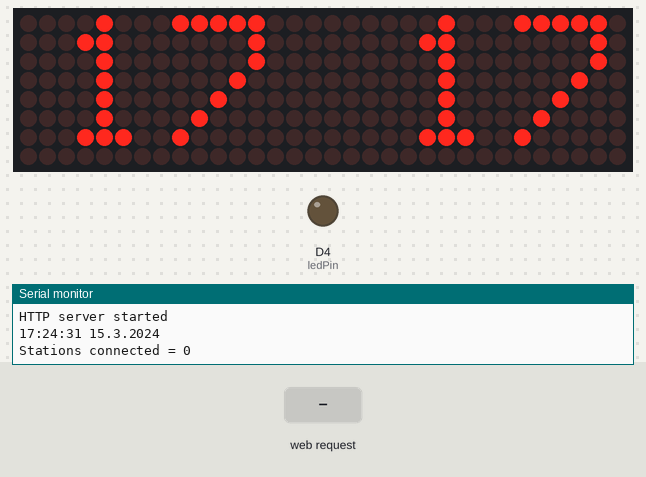
This sketch was run on a simulated ESP8266 (Wemos D1 mini). On the bench: 32×8 LED matrix, output pins drawn as LEDs (lit = HIGH), the last lines printed to the serial monitor. The inputs (shaded band) are chosen by the test bench. WiFi joins after 1.5 s; servers stay silent unless stated.

Above: at 2.54 s.
At 2.9 s:
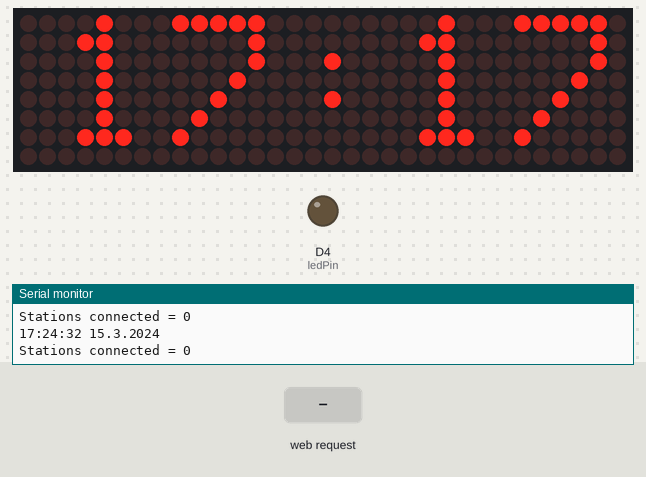
3.0 s: HTTP request GET / received
At 3.53 s:
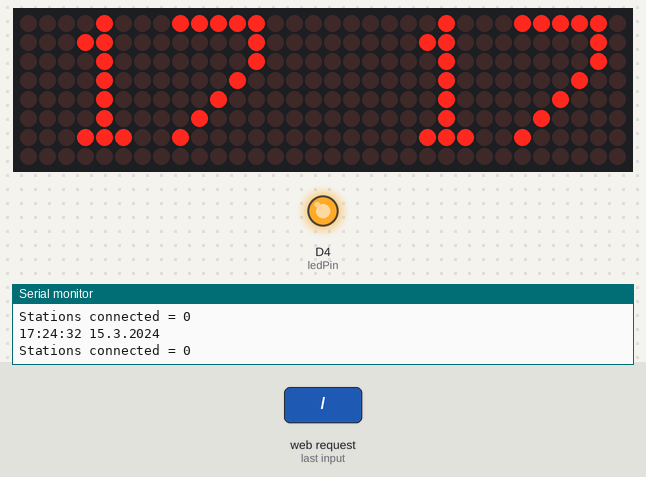
Timing chart, 0 to 6.0 s (numbered marks = the images above; inputs shaded):
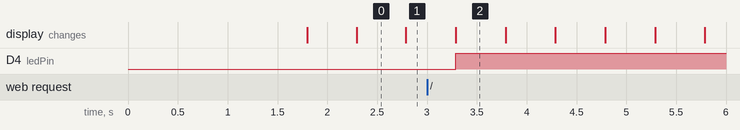

The sketch:

WEMOS-NTC-Dotmatrix003.ino
```cpp
/*
   Wemos TimeNTP_ESP8266WiFi.ino
   This sketch uses the ESP8266WiFi library
*/

#include <TimeLib.h>
#include <ESP8266WiFi.h>
#include <ESP8266WebServer.h>
#include <WiFiUdp.h>
#include <SPI.h>
#include <Adafruit_GFX.h>
#include <Max72xxPanel.h>

void webloop();

int pinCS = D6;
int numberOfHorizontalDisplays = 4;
int numberOfVerticalDisplays = 1;
char time_value[20];
char time_value1[20];

// LED Matrix Pin -> ESP8266 Pin
// Vcc -> 3v  (3V on NodeMCU 3V3 on WEMOS)
// Gnd -> Gnd (G on NodeMCU)
// DIN -> D7  (Same Pin for WEMOS)
// CS  -> D6  (Same Pin for WEMOS)
// CLK -> D5  (Same Pin for WEMOS)

Max72xxPanel matrix = Max72xxPanel(pinCS, numberOfHorizontalDisplays, numberOfVerticalDisplays);

int wait = 150; // In milliseconds

int spacer = 1;
int width = 5 + spacer; // The font width is 5 pixels

const char ssid[] = "GreatODev";  //  your network SSID (name)
const char pass[] = "1683vios";       // your network password

const char ssidAP[] = "ESP8266-NTP";  //  your network SSID (name)
const char passAP[] = "";       // your network password

// NTP Servers:
static const char ntpServerName[] = "th.pool.ntp.org";
//static const char ntpServerName[] = "time.nist.gov";
//static const char ntpServerName[] = "time-a.timefreq.bldrdoc.gov";
//static const char ntpServerName[] = "time-b.timefreq.bldrdoc.gov";
//static const char ntpServerName[] = "time-c.timefreq.bldrdoc.gov";

const int timeZone = 7;     // Thailand
//const int timeZone = -5;  // Eastern Standard Time (USA)
//const int timeZone = -4;  // Eastern Daylight Time (USA)
//const int timeZone = -8;  // Pacific Standard Time (USA)
//const int timeZone = -7;  // Pacific Daylight Time (USA)


WiFiUDP Udp;
unsigned int localPort = 8888;  // local port to listen for UDP packets

time_t getNtpTime();
void digitalClockDisplay();
void printDigits(int digits);
void sendNTPpacket(IPAddress &address);

//-----AP Mode-------------------------
IPAddress    apIP(42, 42, 42, 42);     // Defining a static IP address: local & gateway

// Define a web server at port 80 for HTTP
ESP8266WebServer server(80);
const int ledPin = D4; // an LED is connected to NodeMCU pin D4 (ESP8266 GPIO2) via a 1K Ohm resistor
const int ledPin1 = D1; // an LED is connected to NodeMCU pin D4 (ESP8266 GPIO2) via a 1K Ohm resistor

bool ledState = false;


void setup()
{
  Serial.begin(115200);
  while (!Serial) ; // Needed for Leonardo only
  delay(250);
  Serial.println("TimeNTP Example");
  Serial.print("Connecting to ");
  Serial.println(ssid);
  WiFi.begin(ssid, pass);

  while (WiFi.status() != WL_CONNECTED) {
    delay(500);
    Serial.print(".");
  }


  Serial.println("Starting UDP");
  Udp.begin(localPort);
  Serial.print("Local port: ");
  Serial.println(Udp.localPort());
  Serial.println("waiting for sync");
  setSyncProvider(getNtpTime);
  Serial.print("IP number assigned by DHCP is ");
  Serial.println(WiFi.localIP());
  setSyncInterval(500);


  matrix.setIntensity(0); // Use a value between 0 and 15 for brightness
  matrix.setRotation(0, 1); // The first display is position upside down
  matrix.setRotation(1, 1); // The first display is position upside down
  matrix.setRotation(2, 1); // The first display is position upside down
  matrix.setRotation(3, 1); // The first display is position upside down

  pinMode ( ledPin, OUTPUT );
  digitalWrite (ledPin, 0 );
  digitalWrite (ledPin1, 0 );

  Serial.println();
  Serial.println("Configuring access point...");

  //set-up the custom IP address
  WiFi.mode(WIFI_AP_STA);
  WiFi.softAPConfig(apIP, apIP, IPAddress(255, 255, 255, 0));   // subnet FF FF FF 00

  /* You can remove the password parameter if you want the AP to be open. */
  WiFi.softAP(ssidAP, passAP);

  IPAddress myIP = WiFi.softAPIP();
  Serial.print("AP IP address: ");
  Serial.println(myIP);

  server.on ( "/", handleRoot );
  server.on ( "/led=1", handleRoot);
  server.on ( "/led=0", handleRoot);
  server.on ( "/inline", []() {
    server.send ( 200, "text/plain", "this works as well" );
  } );
  server.onNotFound ( handleNotFound );

  server.begin();
  Serial.println("HTTP server started");

}

time_t prevDisplay = 0; // when the digital clock was displayed

void loop()
{

  if (timeStatus() != timeNotSet) {
    if (now() != prevDisplay) {                              //update the display only if time has changed
      prevDisplay = now();
      digitalClockDisplay();

      //char zero = '0';

      matrix.fillScreen(LOW);

      String tempHour;
      String tempMinute;
      if (hour() < 10) {
        tempHour = "0" + hour();
      } else {
        tempHour = hour();
      }

      if (minute() < 10) {tempMinute = "0" + hour();
      } else {
        tempMinute = hour();
      }
      tempHour.toCharArray(time_value, 10);
      tempMinute.toCharArray(time_value1, 10);

      matrix.drawChar(2, 0, time_value[0], HIGH, LOW, 1);    // H
      matrix.drawChar(8, 0, time_value[1], HIGH, LOW, 1);    // HH
      matrix.drawChar(14, 0, 58, HIGH, LOW, 1);
      matrix.drawChar(20, 0, time_value1[0], HIGH, LOW, 1); // HH:M
      matrix.drawChar(26, 0, time_value1[1], HIGH, LOW, 1); // HH:MM
      matrix.write();                                       // Send bitmap to display

      Serial.printf("Stations connected = %d\n", WiFi.softAPgetStationNum());

      delay(500);
      matrix.drawChar(14, 0, 0, HIGH, LOW, 1);
      matrix.write();

    }
  }
  server.handleClient();
}

void digitalClockDisplay()
{
  // digital clock display of the time
  Serial.print(hour());
  printDigits(minute());
  printDigits(second());
  Serial.print(" ");
  Serial.print(day());
  Serial.print(".");
  Serial.print(month());
  Serial.print(".");
  Serial.print(year());
  Serial.println();
}

void printDigits(int digits)
{
  // utility for digital clock display: prints preceding colon and leading 0
  Serial.print(":");
  if (digits < 10)
    Serial.print('0');
  Serial.print(digits);
}

/*-------- NTP code ----------*/

const int NTP_PACKET_SIZE = 48; // NTP time is in the first 48 bytes of message
byte packetBuffer[NTP_PACKET_SIZE]; //buffer to hold incoming & outgoing packets

time_t getNtpTime()
{
  IPAddress ntpServerIP; // NTP server's ip address

  while (Udp.parsePacket() > 0) ; // discard any previously received packets
  Serial.println("Transmit NTP Request");
  // get a random server from the pool
  WiFi.hostByName(ntpServerName, ntpServerIP);
  Serial.print(ntpServerName);
  Serial.print(": ");
  Serial.println(ntpServerIP);
  sendNTPpacket(ntpServerIP);
  uint32_t beginWait = millis();
  while (millis() - beginWait < 1500) {
    int size = Udp.parsePacket();
    if (size >= NTP_PACKET_SIZE) {
      Serial.println("Receive NTP Response");
      Udp.read(packetBuffer, NTP_PACKET_SIZE);  // read packet into the buffer
      unsigned long secsSince1900;
      // convert four bytes starting at location 40 to a long integer
      secsSince1900 =  (unsigned long)packetBuffer[40] << 24;
      secsSince1900 |= (unsigned long)packetBuffer[41] << 16;
      secsSince1900 |= (unsigned long)packetBuffer[42] << 8;
      secsSince1900 |= (unsigned long)packetBuffer[43];
      return secsSince1900 - 2208988800UL + timeZone * SECS_PER_HOUR;
    }
  }
  Serial.println("No NTP Response :-(");
  return 0; // return 0 if unable to get the time
}

// send an NTP request to the time server at the given address
void sendNTPpacket(IPAddress &address)
{
  // set all bytes in the buffer to 0
  memset(packetBuffer, 0, NTP_PACKET_SIZE);
  // Initialize values needed to form NTP request
  // (see URL above for details on the packets)
  packetBuffer[0] = 0b11100011;   // LI, Version, Mode
  packetBuffer[1] = 0;     // Stratum, or type of clock
  packetBuffer[2] = 6;     // Polling Interval
  packetBuffer[3] = 0xEC;  // Peer Clock Precision
  // 8 bytes of zero for Root Delay & Root Dispersion
  packetBuffer[12] = 49;
  packetBuffer[13] = 0x4E;
  packetBuffer[14] = 49;
  packetBuffer[15] = 52;
  // all NTP fields have been given values, now
  // you can send a packet requesting a timestamp:
  Udp.beginPacket(address, 123); //NTP requests are to port 123
  Udp.write(packetBuffer, NTP_PACKET_SIZE);
  Udp.endPacket();
}

//------------Server------------------

void handleRoot() {
  digitalWrite (LED_BUILTIN, 0); //turn the built in LED on pin DO of NodeMCU on
  digitalWrite (ledPin, server.arg("led").toInt());
  ledState = digitalRead(ledPin);

 /* Dynamically generate the LED toggle link, based on its current state (on or off)*/
  char ledText[80];

  if (ledState) {
    strcpy(ledText, "LED is on. <a href=\"/?led=0\">Turn it OFF!</a>");
  }

  else {
    strcpy(ledText, "LED is OFF. <a href=\"/?led=1\">Turn it ON!</a>");
  }

  ledState = digitalRead(ledPin);

  char html[1000];
  int sec = millis() / 1000;
  int min = sec / 60;
  int hr = min / 60;

  int brightness = analogRead(A0);
  brightness = (int)(brightness + 5) / 10; //converting the 0-1024 value to a (approximately) percentage value

// Build an HTML page to display on the web-server root address
  snprintf ( html, 1000,

"<html>\
  <head>\
    <meta http-equiv='refresh' content='10'/>\
    <title>ESP8266 WiFi Network</title>\
    <style>\
      body { background-color: #cccccc; font-family: Arial, Helvetica, Sans-Serif; font-size: 1.5em; Color: #000000; }\
      h1 { Color: #AA0000; }\
    </style>\
  </head>\
  <body>\
    <h1>ESP8266 Wi-Fi Access Point and Web Server Demo</h1>\
    <p>Uptime: %02d:%02d:%02d</p>\
    <p>Brightness: %d%</p>\
    <p>%s<p>\
    <p>This page refreshes every 10 seconds. Click <a href=\"javascript:window.location.reload();\">here</a> to refresh the page now.</p>\
  </body>\
</html>",

    hr, min % 60, sec % 60,
    brightness,
    ledText
  );
  server.send ( 200, "text/html", html );
  digitalWrite ( LED_BUILTIN, 1 );
}

void handleNotFound() {
  digitalWrite ( LED_BUILTIN, 0 );
  String message = "File Not Found\n\n";
  message += "URI: ";
  message += server.uri();
  message += "\nMethod: ";
  message += ( server.method() == HTTP_GET ) ? "GET" : "POST";
  message += "\nArguments: ";
  message += server.args();
  message += "\n";

  for ( uint8_t i = 0; i < server.args(); i++ ) {
    message += " " + server.argName ( i ) + ": " + server.arg ( i ) + "\n";
  }

  server.send ( 404, "text/plain", message );
  digitalWrite ( LED_BUILTIN, 1 ); //turn the built in LED on pin DO of NodeMCU off
}
```

Measured:
- after the input at 3.0 s, D4 (ledPin): LOW → HIGH after 0.29 s
- what the display in image 0 shows lasts 0.5 s, from 2.3 s to 2.8 s
